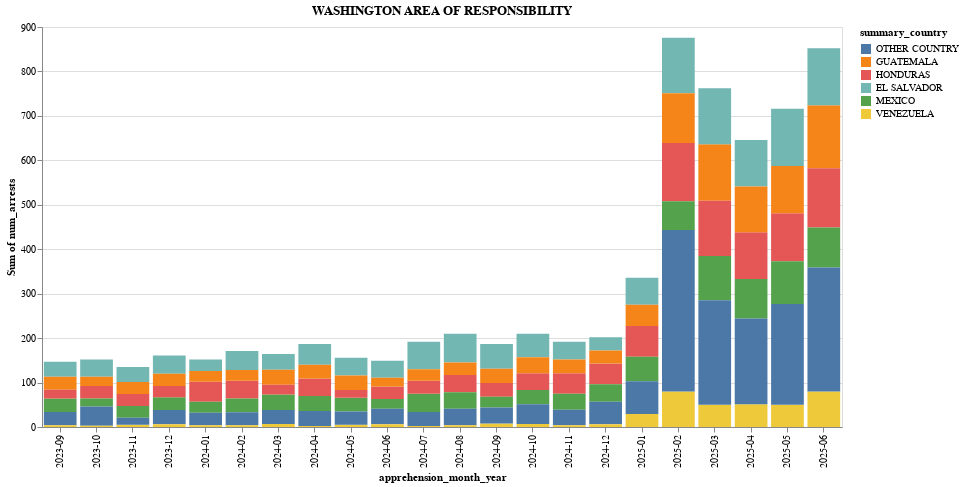

Notebook code cell kept with this figure:
### Code cell
plot_area_chart(arrests_df, 'WASHINGTON AREA OF RESPONSIBILITY', top_countries_overall(5))

### Figure 1 — Vega-Lite specification as saved in the notebook (floating-point values rounded to 4 significant figures; data arrays with more than 128 entries replaced by an {"elided": "..."} marker saying what was removed)
{"config": {"view": {"continuousWidth": 300, "continuousHeight": 300}}, "data": {"name": "data-50fa182fec6e6999ccde1118f73e4997"}, "mark": {"type": "bar"}, "encoding": {"color": {"field": "summary_country", "sort": ["OTHER COUNTRY"], "type": "nominal"}, "x": {"field": "apprehension_month_year", "type": "ordinal"}, "y": {"aggregate": "sum", "field": "num_arrests", "type": "quantitative"}}, "height": 400, "title": "WASHINGTON AREA OF RESPONSIBILITY", "width": 800, "$schema": "https://vega.github.io/schema/vega-lite/v5.20.1.json", "datasets": {"data-50fa182fec6e6999ccde1118f73e4997": {"elided": "614 records"}}}
